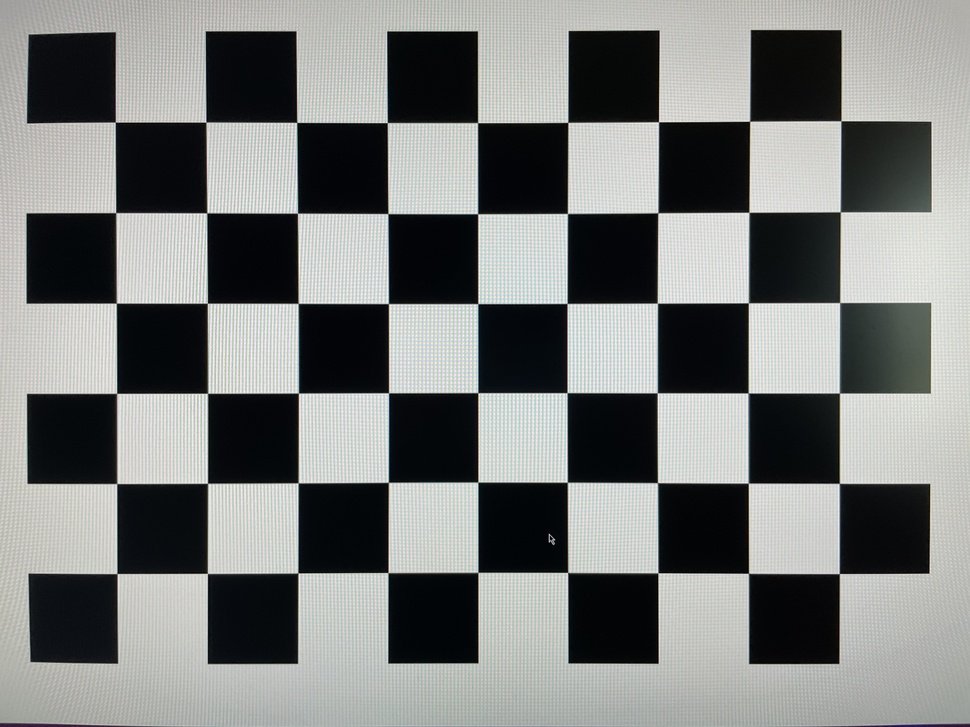
#> input picture calibration/camera_1/070E4181-713E-4269-8C48-F83A56A64622.jpeg, 970 x 727 px, shrunk from 4032 x 3024 before the run
$ jupyter execute --allow-errors camera_calibration.ipynb
#> lines starting #> are read from the running program, lines starting #| are printed output that depends on the picture
[cell 1]
import cv2
import glob
import numpy as np
import matplotlib.pyplot as plt
import matplotlib.image as mpimg
import matplotlib.gridspec as gridspec

# Helper Functions

## Camera Calibration

[cell 2]
def calibrate(images=[], nx=5, ny=5, verbose=False):
    '''
    Calculates the camera calibration parameters using samples of chessboard images.

    Parameters:
        images: array of image locations
        nx: number of non-edge chessboard corners on the x-axis
        ny: number of non-edge chessboard corners on the y-axis
        verbose: summarize calibration results

    Returns:
        ret, mtx, dist, rvec, tvec: camera calibration parameters
    '''

    objpoints = [] # 3D points in real world space
    imgpoints = [] # 2D points in the image plane

    # nx Number of grids in x-axis
    # ny Number of grids in y-axis

    objp = np.zeros((nx*ny, 3), np.float32)
    objp[:,:2] = np.mgrid[0:nx,0:ny].T.reshape(-1,2)

    valid_images = 0
    total_images = len(images)

    # Subpixel refinement criteria
    criteria = (cv2.TERM_CRITERIA_EPS + cv2.TERM_CRITERIA_MAX_ITER, 30, 0.001)

    for image in images:
        img = mpimg.imread(image)
        # Creating a grayscale image for the corner detection
        gray = cv2.cvtColor(img, cv2.COLOR_RGB2GRAY)

        #TODO: Add 8-bit image check, which is necessary if a .png is imported instead of a .jpg
        # Conversion is (gray*255).astype(np.uint8)

        # Finding chessboard corners
        ret, corners = cv2.findChessboardCorners(gray, (nx,ny), None)

        # If corners are found, add the object and image points
        if ret == True:
            corners = cv2.cornerSubPix(gray, corners, (nx,ny), (-1,-1), criteria)
            imgpoints.append(corners)
            objpoints.append(objp)
            valid_images += 1

    if verbose == True:
        print('{} of the {} calibration images were valid'.format(valid_images, total_images))

    # Calibrate the camera using the object and image points
    img_shape = cv2.cvtColor(mpimg.imread(images[0]), cv2.COLOR_RGB2GRAY).shape[::-1]
    ret, mtx, dist, rvec, tvec = cv2.calibrateCamera(objpoints, imgpoints, img_shape, None, None)
    return ret, mtx, dist, rvec, tvec

## Calibration Visualization

[cell 3]
def visualize(images, mtx, dist):
    '''
    Visualizes camera calibration results

    Parameters:
        images: array of image locations
        mtx: camera matrix
        dist: distance coefficients
    '''
    # Creating a grid for test plots
    grid_len = np.ceil(len(images)).astype(np.int32)
    gs = gridspec.GridSpec(grid_len, 4)
    gs.update(wspace=0.2, hspace=0.2)
    plt.figure(figsize=(20,8*grid_len))
    ax = []

    for (i, image) in enumerate(images):
        img = mpimg.imread(image)
        ret, corners = cv2.findChessboardCorners(img, (9,6), None)
        if ret == True:
            img = cv2.drawChessboardCorners(img, (9,6), corners, ret)

        # Undistort
        dst = cv2.undistort(img, mtx, dist, None, mtx)

        # Append plots to a list
        plot = plt.subplot(gs[i, :2])
        plot.set_title('Original')
        plot.imshow(img)
        ax.append(plot)
        plot = plt.subplot(gs[i, 2:], )
        plot.set_title('Undistorted')
        plot.imshow(dst)
        ax.append(plot)

## Perspective Warp

[cell 4]
def warp(image, src=None, dst=None, inverse=False):
    '''
    Perform a perspective warp on an undistorted image

    Parameters:
        src, dst: source points to be mapped to dst points (np.float32([[],[],[]...))
    '''
    warped = None
    # Calculate the forward transform
    M, status = cv2.findHomography(src, dst)
    if status.all() == True:
        img_size = (image.shape[1], image.shape[0])
        warped = cv2.warpPerspective(image, M, img_size, flags=cv2.INTER_LINEAR)

    return warped

## Preprocessing Pipeline

[cell 5]
def pipeline(src, dst, mtx_src=None, mtx_dst=None, dist_src=None, dist_dst=None):

    # Read in images
    src_img = mpimg.imread(src_path)
    dst_img = mpimg.imread(dst_path)

    # Undistort images (Normalization)
    if(mtx_src is not None and mtx_dst is not None and dist_src is not None and dist_dst is not None):
        src_img = cv2.undistort(src_img, mtx_src, dist_src, None, mtx_src)
        dst_img = cv2.undistort(dst_img, mtx_dst, dist_dst, None, mtx_dst)

    # Find corresponding points of interest
    ret_src, src = cv2.findChessboardCorners(src_img, (9,6), None)
    ret_dst, dst = cv2.findChessboardCorners(dst_img, (9,6), None)

    # Warp src image to dst
    warped = warp(src_img, src, dst)

    return warped

# Camera Calibration

> Samples of chessboard images will be used to calibrate a single lens

## Camera 1

[cell 6]
camera_1_cal = glob.glob('calibration/camera_1/*.jpeg')
ret, mtx, dist, rvec, tvec = calibrate(camera_1_cal,9,6)
#> in calibrate, img is the input picture: shape (727, 970, 3); mean R, G, B 124, 126.1, 124.6
#> in calibrate, `ret, corners = cv2.findChessboardCorners(gray, (nx,ny), None)`: ret = True; corners = 54 rows, first 8: [115.3, 122.2], [206, 122.1], [296.8, 122.4], [387.3, 122.7], [477.6, 122.6], [567.7, 122.4], [658.5, 121.8], [749.6, 121.3]
#> in calibrate, `corners = cv2.cornerSubPix(gray, corners, (nx,ny), (-1,-1), criteria)`: corners = 54 rows, first 8: [115.3, 122.1], [205.9, 122.1], [296.7, 122.4], [387.3, 122.6], [477.6, 122.6], [567.8, 122.4], [658.5, 121.8], [749.6, 121.3]
#> pass 2 of the loop in calibrate, `for image in images:`:
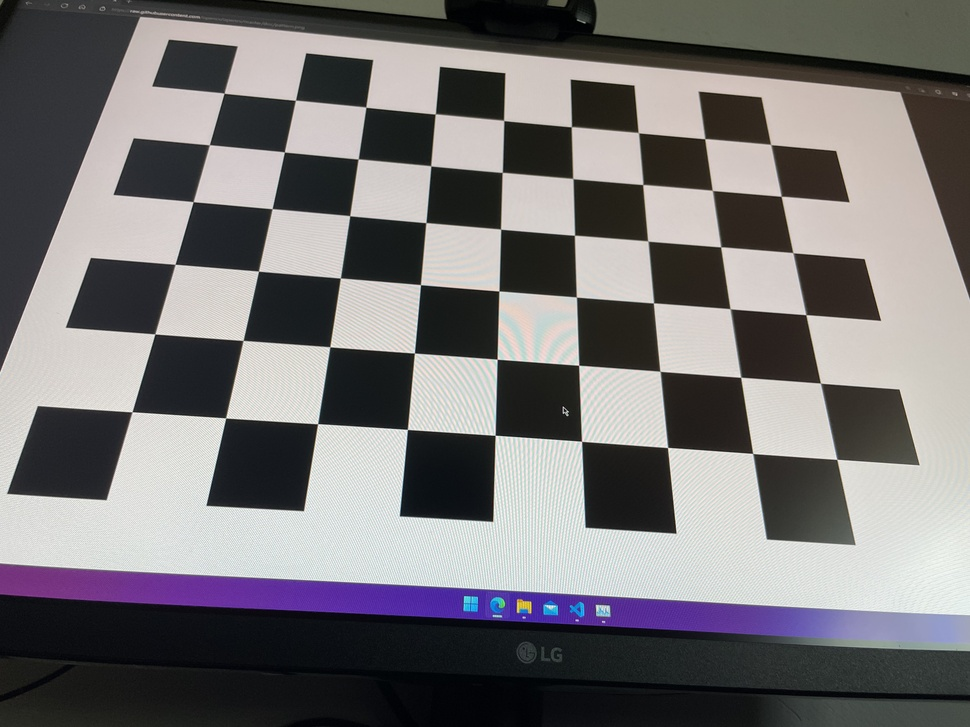
#> input picture calibration/camera_1/26E1DE7F-0891-44A4-B9D6-3E7CB60D8FF4.jpeg, 970 x 727 px, shrunk from 4032 x 3024 before the run
#> in calibrate, img is the input picture: shape (727, 970, 3); mean R, G, B 118.8, 116.3, 117.5
#> in calibrate, `gray = cv2.cvtColor(img, cv2.COLOR_RGB2GRAY)`:
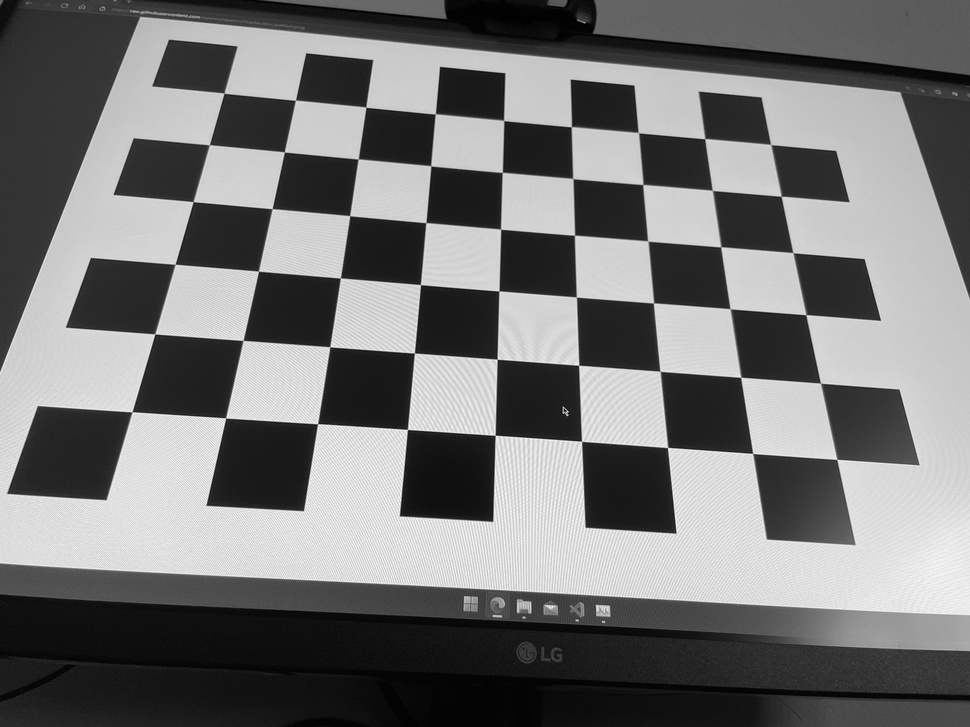
#> gray: shape (727, 970); min 0, max 254, mean 117.2
#> in calibrate, `ret, corners = cv2.findChessboardCorners(gray, (nx,ny), None)`: corners = 54 rows, first 8: [224.2, 93.23], [295.4, 100.2], [365.8, 107.2], [435.2, 114], [503.7, 120.5], [571.3, 126.7], [638.4, 132.7], [704.7, 138.7]
#> in calibrate, `corners = cv2.cornerSubPix(gray, corners, (nx,ny), (-1,-1), criteria)`: corners = 54 rows, first 8: [224.1, 93.18], [295.4, 100.2], [365.8, 107.1], [435.3, 113.9], [503.7, 120.4], [571.4, 126.7], [638.4, 132.6], [704.8, 138.6]
#> in calibrate, `img_shape = cv2.cvtColor(mpimg.imread(images[0]), cv2.COLOR_RGB2GRAY)...`: img_shape = (970, 727)
#> in calibrate, `ret, mtx, dist, rvec, tvec = cv2.calibrateCamera(objpoints, imgpoints,..`: ret = 0.127; mtx = [[748.9, 0, 482.8], [0, 748.5, 354.7], [0, 0, 1]]; dist = [[0.107, -0.256, -0.000173, -0.000692, 0.165]]; rvec = ([0.00712, 0.00429, -0.000636], [-0.514, -0.0807, 0.0561], [-0.0708, -0.0425, -0.00202]); tvec = ([-4.06, -2.57, 8.39], [-3.68, -3.72, 10.78], [-8.87, 1.69, 16.63])
#> ret = 0.127; mtx = [[748.9, 0, 482.8], [0, 748.5, 354.7], [0, 0, 1]]; dist = [[0.107, -0.256, -0.000173, -0.000692, 0.165]]

### Visualization

[cell 7]
# visualize(camera_1_cal, mtx, dist)

## Camera 2

[cell 8]
camera_2_cal = glob.glob('calibration/camera_2/*.jpeg')
#> (the rest of this cell did not finish here and is left out)


[cell 9]
# visualize(camera_2_cal, mtx_2, dist_2)

## Image Alignment

[cell 10]
src_path = ('calibration/alignment/cam2.jpeg')
dst_path = ('calibration/alignment/cam1.jpeg')
aligned_img = pipeline(src_path, dst_path)
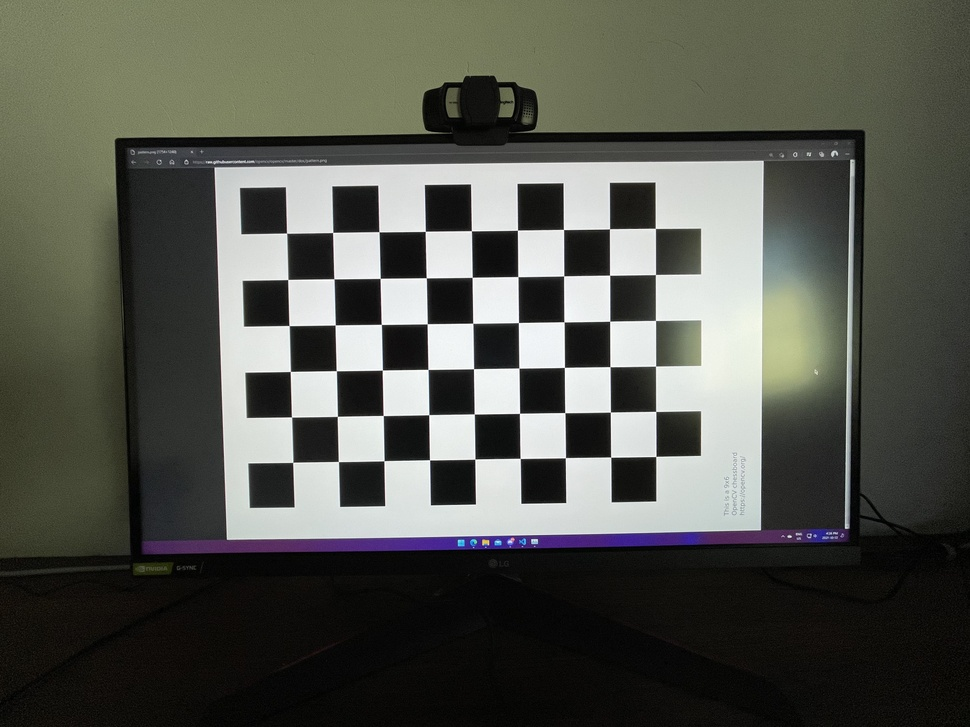
#> input picture calibration/alignment/cam2.jpeg, 970 x 727 px, shrunk from 4032 x 3024 before the run
#> in pipeline, src_img is the input picture: shape (727, 970, 3); mean R, G, B 85.3, 87, 79.1
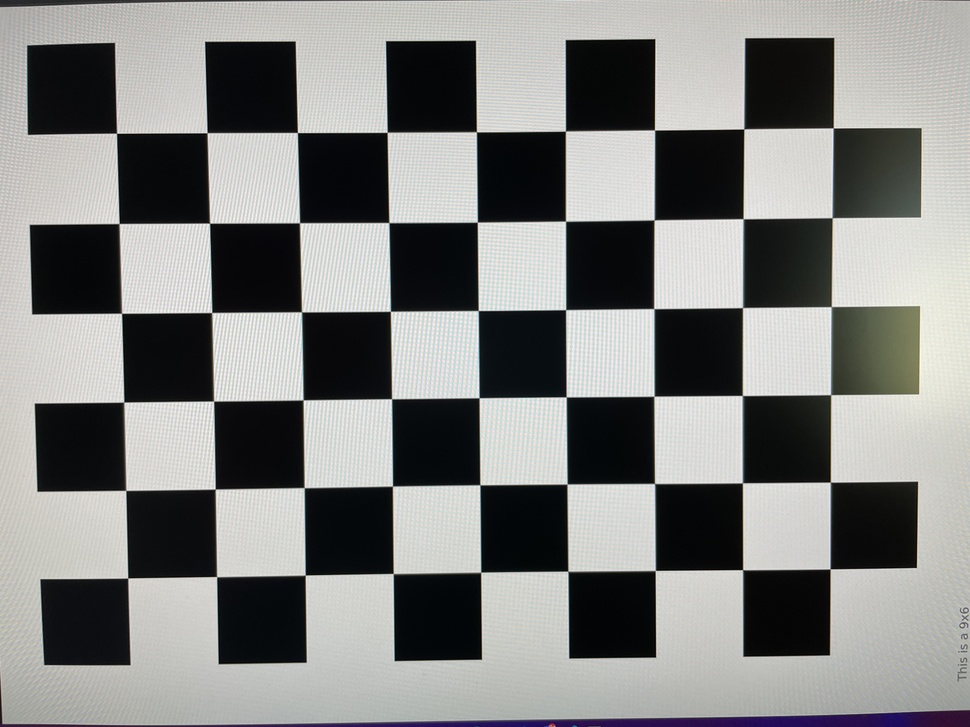
#> input picture calibration/alignment/cam1.jpeg, 970 x 727 px, shrunk from 4032 x 3024 before the run
#> in pipeline, dst_img is the input picture: shape (727, 970, 3); mean R, G, B 130.4, 131, 129.3
#> in pipeline, `ret_src, src = cv2.findChessboardCorners(src_img, (9,6), None)`: ret_src = True; src = 54 rows, first 8: [286.5, 233], [332.7, 232.4], [379, 231.7], [425.3, 231.3], [471.4, 230.7], [517.5, 230.2], [563.5, 229.5], [609.5, 228.8]
#> in pipeline, `ret_dst, dst = cv2.findChessboardCorners(dst_img, (9,6), None)`: ret_dst = True; dst = 54 rows, first 8: [116.5, 133.3], [207.1, 132.7], [297.4, 132.6], [387.2, 132.3], [476.4, 131.8], [565.3, 131.1], [654.5, 129.9], [743.8, 129]
#> in warp, `M, status = cv2.findHomography(src, dst)`: M = [[1.96, -0.00272, -443], [0.0123, 1.96, -324.9], [1.05e-05, 1.68e-05, 1]]; status = 54 values from 1 to 1
#> in warp, `warped = cv2.warpPerspective(image, M, img_size, flags=cv2.INTER_LINEAR)`:
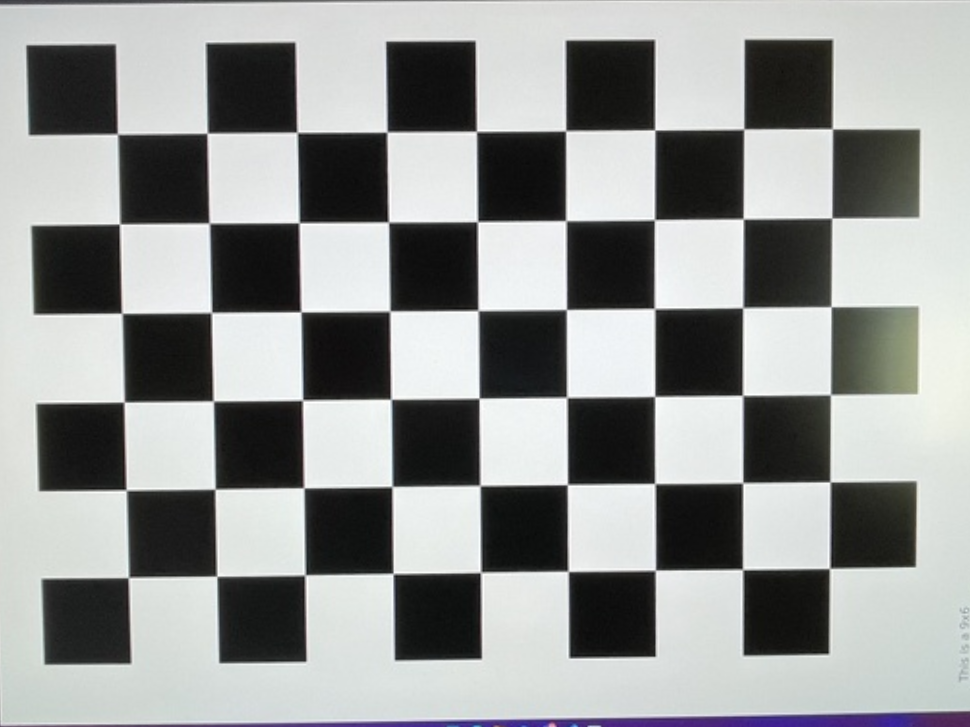
#> warped: shape (727, 970, 3); mean R, G, B 148.7, 150.9, 149.7
#> (the rest of this cell did not finish here and is left out)

[cell 11]
gs = gridspec.GridSpec(3, 4)
gs.update(wspace=0.2, hspace=0.2)
plt.figure(figsize=(20,20))
ax = []
# Append plots to a list
plot = plt.subplot(gs[0, :2])
plot.set_title('Camera 2 (Source)')
plot.imshow(mpimg.imread(src_path))
ax.append(plot)
plot = plt.subplot(gs[0, 2], )
plot.set_title('Camera 1 (Dest.)')
plot.imshow(mpimg.imread(dst_path))
ax.append(plot)
plot = plt.subplot(gs[1, 0:2], )
plot.set_title('Aligned Image (Src->Dst)')
plot.imshow(aligned_img)
ax.append(plot)
plot = plt.subplot(gs[1, 2:], )
plot.set_title('Aligned Image (Normalized) (Src->Dst)')
#> (the rest of this cell did not finish here and is left out)

## Similarity Analysis
The similarity between the two warped images is compared to the destination image, as a quantative measure of the results

[cell 12]
# import the necessary packages
from skimage.metrics import structural_similarity

[cell 13]
dst_gray = cv2.cvtColor(mpimg.imread(dst_path), cv2.COLOR_RGB2GRAY)
#> dst_gray: shape (727, 970); min 0, max 252, mean 130.6
dst_gray = cv2.undistort(dst_gray, mtx, dist, None, mtx)
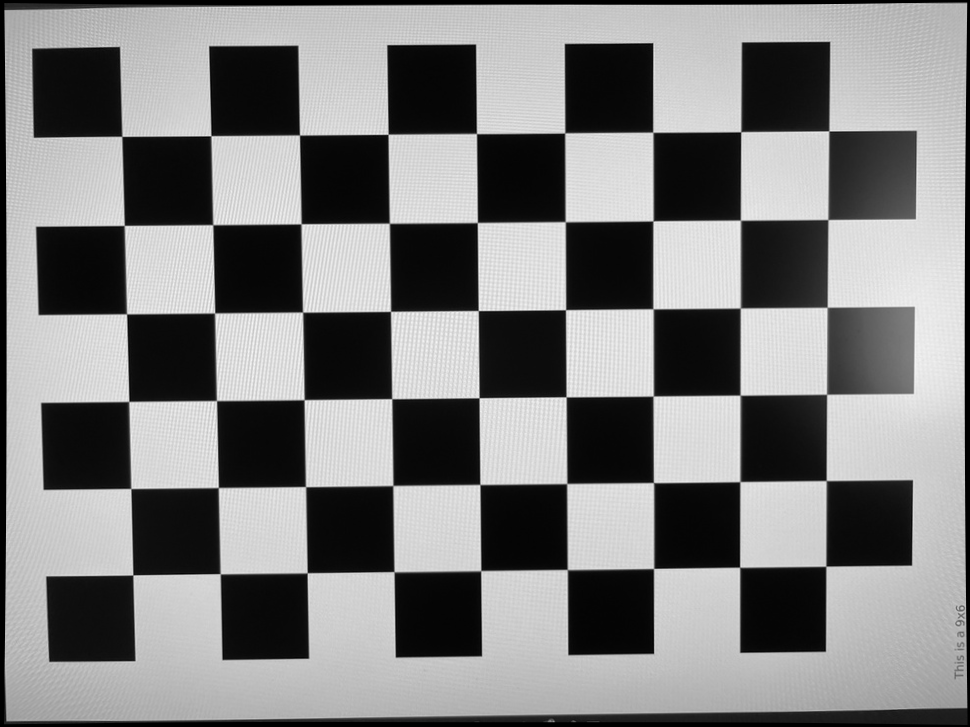
#> dst_gray: shape (727, 970); min 0, max 248, mean 127.8
aligned_gray = cv2.cvtColor(aligned_img, cv2.COLOR_RGB2GRAY)
#> (the rest of this cell did not finish here and is left out)
